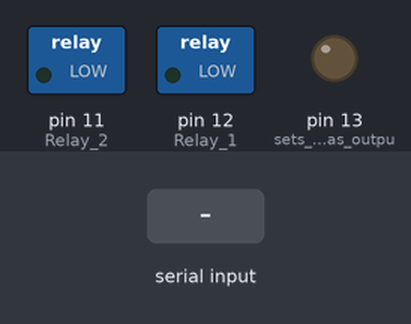
Recording of a sketch running on a simulated Arduino Uno, built with avr-gcc and run on an emulated ATmega328P. Shown: switched loads named in the sketch (green lamp = pin HIGH), output pins drawn as LEDs (lit = HIGH). The inputs (shaded band) are chosen by the test bench.

Above: at 1.2 s.
1.3 s: "S" received over Serial
At 1.8 s:
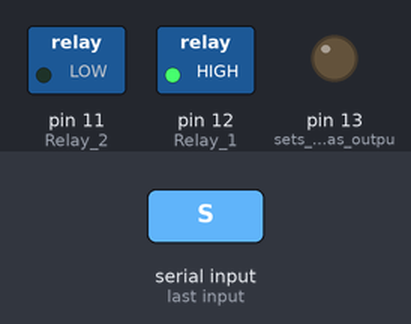
3.5 s: "N" received over Serial
At 4.0 s:
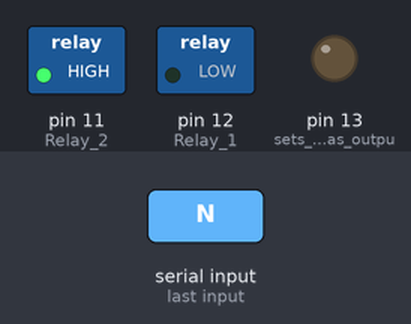
5.0 s: "S" received over Serial
At 5.5 s:
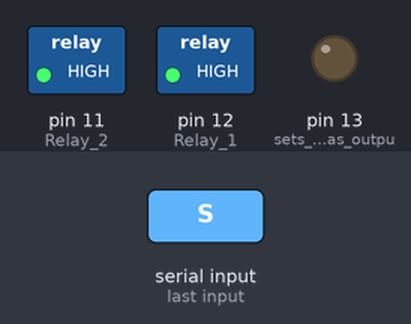
8.7 s: "F" received over Serial
At 9.2 s:
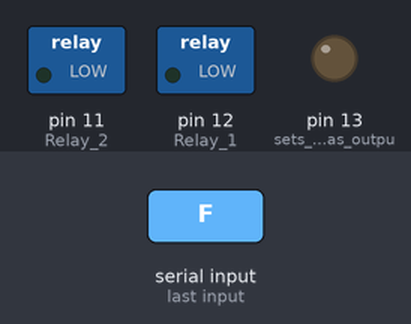
Timing chart, 0 to 11.7 s (numbered marks = the images above; inputs shaded):
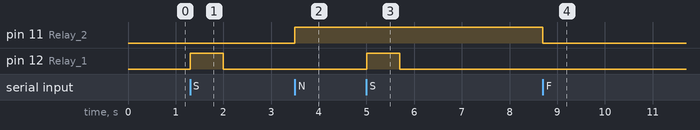

Measured:
- after the input at 1.3 s, pin 12 (Relay_1): LOW → HIGH at once, → LOW 0.70 s later
- after the input at 3.5 s, pin 11 (Relay_2): LOW → HIGH at once
- after the input at 5.0 s, pin 12 (Relay_1): LOW → HIGH at once, → LOW 0.70 s later
- after the input at 8.7 s, pin 11 (Relay_2): HIGH → LOW at once

The sketch:

FIS_Auditorium_Serial_Interface.ino
```cpp
#include <Wire.h>
int dmxValues[5];
void setup() {
  Serial.begin(9600);
  while (!Serial) {
    ; // wait for serial port to connect. Needed for native USB port only
  }
  pinMode(12, OUTPUT);    //Relay 1 (PJ Screen)
  pinMode(11, OUTPUT);    //Relay 2 (Other)

  //DMX pins are inputs be default

  Wire.begin(8);                // join i2c bus with address #8
  Wire.onReceive(receiveEvent); // function that executes whenever data is received from writer
  pinMode(LED_BUILTIN,OUTPUT);  // sets onBoard LED as output
}
String data = "";
String temp = "";
void loop() {
  char a = Serial.read();
  if (a=='S') {
    digitalWrite(12, HIGH);
    delay(700);
    digitalWrite(12, LOW);

  }
  if (a=='N') {
    digitalWrite(11, HIGH);
  }
  if (a=='F') {
    digitalWrite(11, LOW);
  }
}
void receiveEvent(int howMany)
{
  temp=data;
  data = "";
  while( Wire.available()){
    data += (char)Wire.read();
    if(temp!=data){
      Serial.println(data);
    }
  }
}
```
